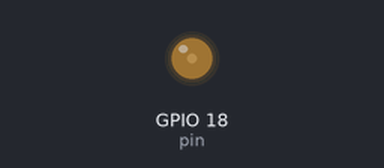
This program was run on a simulated Raspberry Pi (BCM pin numbers). Parts: output pins drawn as LEDs (lit = HIGH). At 4.1 s the program stops and its outputs stay as they are.

Above: at 0.45 s.
At 1.35 s:
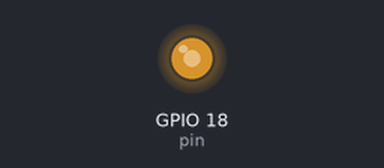
At 2.25 s:
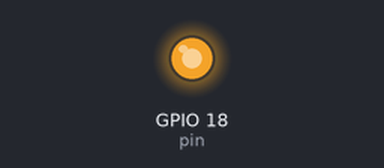
At 4.1 s:
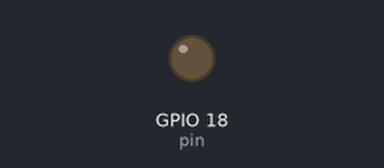
Timing chart, 0 to 5.6 s (numbered marks = the images above):
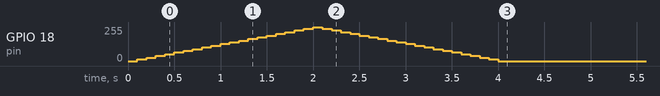

Measured:
- by itself, GPIO 18 (pin): rises from 0/255 to 255/255 in 1.9 s, then falls to 0/255 in 2.0 s

The program:

pwm.py
```python
import RPi.GPIO as GPIO
import time

freq = 100
pin = 18

GPIO.setmode(GPIO.BCM)
GPIO.setup(pin, GPIO.OUT)

p = GPIO.PWM(pin, freq)
p.start(0)

for n in range(0, 100, 5):
    p.ChangeDutyCycle(n)
    time.sleep(0.1)
for n in range(100, -1, -5):
    p.ChangeDutyCycle(n)
    time.sleep(0.1)

p.stop()
GPIO.cleanup()
```
